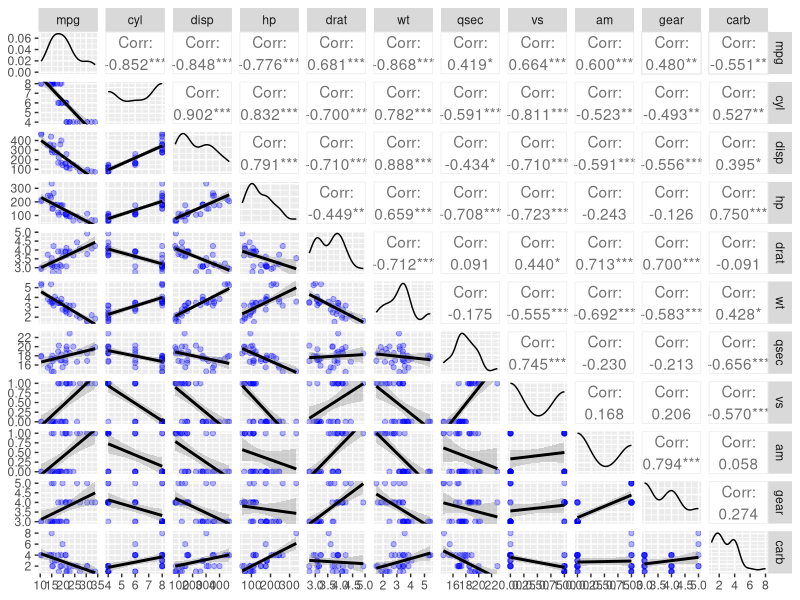
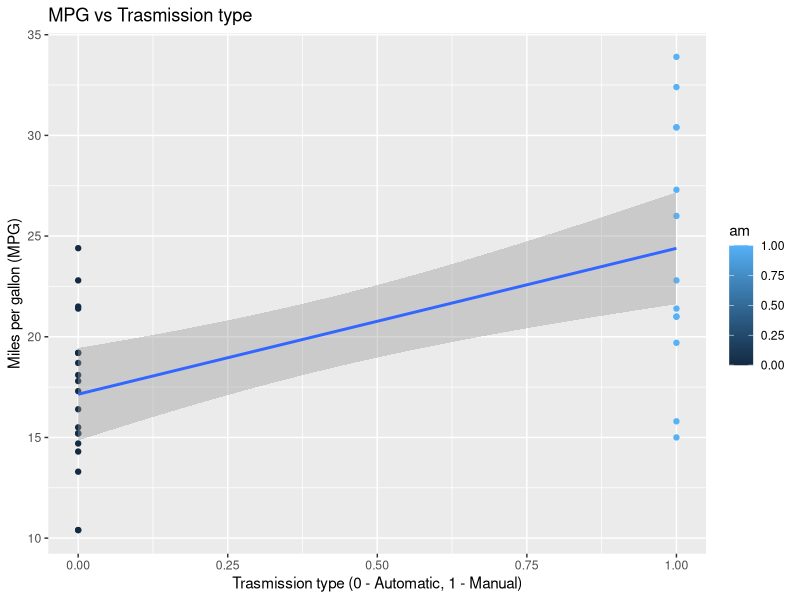
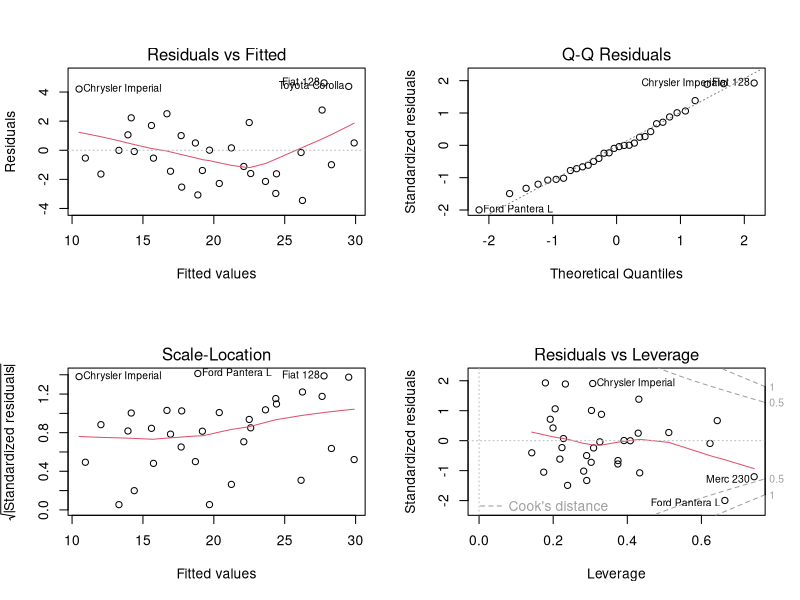
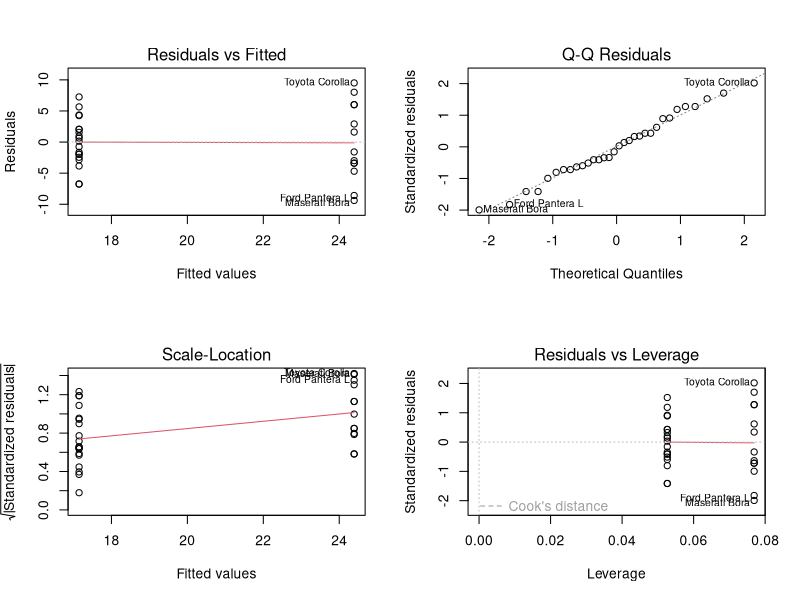
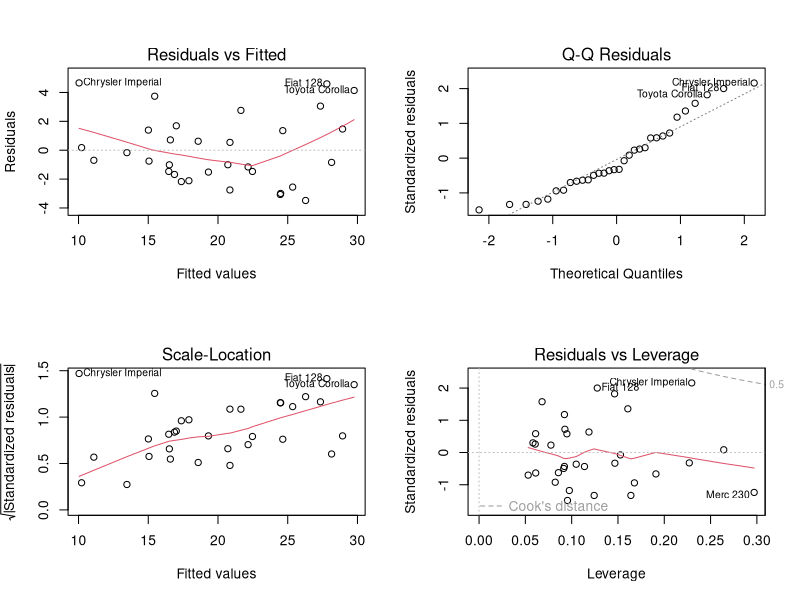

Write R code to recreate these figures, in order.
## ---- chunk 1
knitr::opts_chunk$set(echo = TRUE)
## ---- chunk 2
library(ggplot2)
library(GGally)
library(datasets)
## ---- chunk 3
data("mtcars")
dim(mtcars)
names(mtcars)
str(mtcars)
head(mtcars)
## ---- chunk 4
g = ggpairs(mtcars, lower = list(continuous = wrap("smooth", method = "lm", alpha = 0.3, color = "blue")) )
g

## ---- chunk 5
mtcars1 <- mtcars[mtcars$am == 1,] # mean MPG for manual trasmission system
summary(mtcars1$mpg)
mtcars0 <- mtcars[mtcars$am == 0,] # mean MPG for automatic trasmission system
summary(mtcars0$mpg)
## ---- chunk 6
g = ggplot(mtcars, aes(am, y = mpg, color = am)) + geom_point() + geom_smooth(method = "lm")
g = g + xlab("Trasmission type (0 - Automatic, 1 - Manual)") + ylab("Miles per gallon (MPG)")
g = g + labs(title = paste("MPG vs Trasmission type"))
g
## ---- chunk 7
fitall <- lm(mpg ~ . , data = mtcars)
summary(fitall)
## ---- chunk 8
fit <- lm(mpg ~ am,  data = mtcars)
summary(fit)
## ---- chunk 9
bestmodel <- step(fitall)
## ---- chunk 10
summary(bestmodel)
## ---- chunk 11
par(mfrow=c(2, 2))
plot(fitall)
## ---- chunk 12
par(mfrow=c(2,2))
plot(fit)
## ---- chunk 13
par(mfrow=c(2, 2))
plot(bestmodel)
